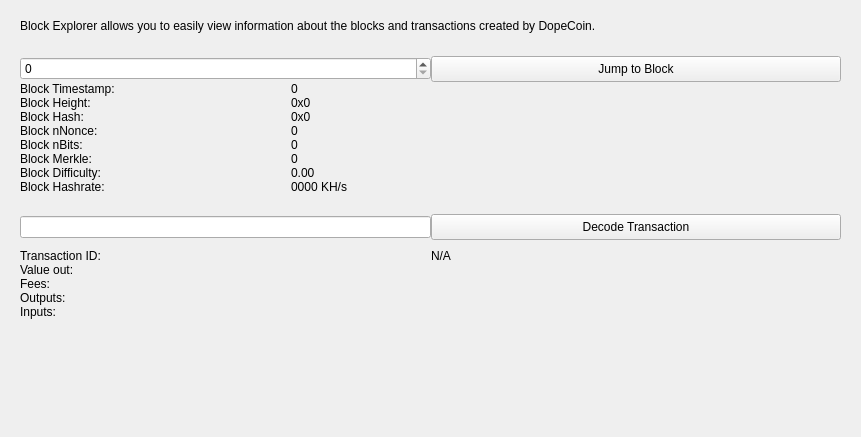
<?xml version="1.0" encoding="UTF-8"?>
<ui version="4.0">
 <class>BlockBrowser</class>
 <widget class="QWidget" name="BlockBrowser">
  <property name="windowModality">
   <enum>Qt::NonModal</enum>
  </property>
  <property name="enabled">
   <bool>true</bool>
  </property>
  <property name="geometry">
   <rect>
    <x>0</x>
    <y>0</y>
    <width>861</width>
    <height>437</height>
   </rect>
  </property>
  <property name="sizePolicy">
   <sizepolicy hsizetype="Expanding" vsizetype="Expanding">
    <horstretch>0</horstretch>
    <verstretch>0</verstretch>
   </sizepolicy>
  </property>
  <property name="acceptDrops">
   <bool>false</bool>
  </property>
  <property name="windowTitle">
   <string>Form</string>
  </property>
  <layout class="QGridLayout" name="gridLayout">
   <item row="0" column="0">
    <widget class="QWidget" name="blockHeaderContainer" native="true">
     <layout class="QHBoxLayout" name="horizontalLayout_4">
      <property name="spacing">
       <number>7</number>
      </property>
      <property name="topMargin">
       <number>5</number>
      </property>
      <property name="bottomMargin">
       <number>5</number>
      </property>
      <item>
       <widget class="QLabel" name="blockHeader">
        <property name="text">
         <string>Block Explorer allows you to easily view information about the blocks and transactions created by DopeCoin.</string>
        </property>
       </widget>
      </item>
      <item>
       <spacer name="horizontalSpacer_2">
        <property name="orientation">
         <enum>Qt::Horizontal</enum>
        </property>
        <property name="sizeHint" stdset="0">
         <size>
          <width>40</width>
          <height>20</height>
         </size>
        </property>
       </spacer>
      </item>
     </layout>
    </widget>
   </item>
   <item row="1" column="0">
    <widget class="QWidget" name="blockContainer" native="true">
     <layout class="QGridLayout" name="gridLayout_6">
      <property name="spacing">
       <number>0</number>
      </property>
      <item row="1" column="0" colspan="2">
       <layout class="QGridLayout" name="bottomgrid">
        <property name="topMargin">
         <number>0</number>
        </property>
        <item row="0" column="0">
         <widget class="QLabel" name="timeLabel">
          <property name="text">
           <string>Block Timestamp:</string>
          </property>
         </widget>
        </item>
        <item row="0" column="1">
         <widget class="QLabel" name="heightLabel">
          <property name="minimumSize">
           <size>
            <width>550</width>
            <height>0</height>
           </size>
          </property>
          <property name="text">
           <string>0</string>
          </property>
          <property name="textInteractionFlags">
            <set>Qt::LinksAccessibleByMouse|Qt::TextSelectableByKeyboard|Qt::TextSelectableByMouse</set>
          </property>
         </widget>
        </item>
        <item row="1" column="0">
         <widget class="QLabel" name="heightLabel_2">
          <property name="text">
           <string>Block Height:</string>
          </property>
         </widget>
        </item>
        <item row="1" column="1">
         <widget class="QLabel" name="hashBox">
          <property name="enabled">
           <bool>true</bool>
          </property>
          <property name="sizePolicy">
           <sizepolicy hsizetype="Preferred" vsizetype="Preferred">
            <horstretch>0</horstretch>
            <verstretch>0</verstretch>
           </sizepolicy>
          </property>
          <property name="minimumSize">
           <size>
            <width>0</width>
            <height>0</height>
           </size>
          </property>
          <property name="text">
           <string>0x0</string>
          </property>
          <property name="textInteractionFlags">
            <set>Qt::LinksAccessibleByMouse|Qt::TextSelectableByKeyboard|Qt::TextSelectableByMouse</set>
          </property>
         </widget>
        </item>
        <item row="2" column="0">
         <widget class="QLabel" name="hashLabel">
          <property name="text">
           <string>Block Hash:</string>
          </property>
         </widget>
        </item>
        <item row="7" column="0">
         <widget class="QLabel" name="pawLabel">
          <property name="text">
           <string>Block Hashrate:</string>
          </property>
         </widget>
        </item>
        <item row="4" column="1">
         <widget class="QLabel" name="bitsBox">
          <property name="text">
           <string>0</string>
          </property>
          <property name="textInteractionFlags">
            <set>Qt::LinksAccessibleByMouse|Qt::TextSelectableByKeyboard|Qt::TextSelectableByMouse</set>
          </property>
         </widget>
        </item>
        <item row="7" column="1">
         <widget class="QLabel" name="pawBox">
          <property name="text">
           <string>0000 KH/s</string>
          </property>
          <property name="textInteractionFlags">
            <set>Qt::LinksAccessibleByMouse|Qt::TextSelectableByKeyboard|Qt::TextSelectableByMouse</set>
          </property>
         </widget>
        </item>
        <item row="3" column="1">
         <widget class="QLabel" name="nonceBox">
          <property name="text">
           <string>0</string>
          </property>
          <property name="textInteractionFlags">
            <set>Qt::LinksAccessibleByMouse|Qt::TextSelectableByKeyboard|Qt::TextSelectableByMouse</set>
          </property>
         </widget>
        </item>
        <item row="5" column="1">
         <widget class="QLabel" name="timeBox">
          <property name="text">
           <string>0</string>
          </property>
          <property name="textInteractionFlags">
            <set>Qt::LinksAccessibleByMouse|Qt::TextSelectableByKeyboard|Qt::TextSelectableByMouse</set>
          </property>
         </widget>
        </item>
        <item row="5" column="0">
         <widget class="QLabel" name="merkleLabel">
          <property name="text">
           <string>Block Merkle:</string>
          </property>
         </widget>
        </item>
        <item row="6" column="0">
         <widget class="QLabel" name="hardLabel">
          <property name="text">
           <string>Block Difficulty:</string>
          </property>
         </widget>
        </item>
        <item row="3" column="0">
         <widget class="QLabel" name="nonceLabel">
          <property name="text">
           <string>Block nNonce:</string>
          </property>
         </widget>
        </item>
        <item row="2" column="1">
         <widget class="QLabel" name="merkleBox">
          <property name="minimumSize">
           <size>
            <width>187</width>
            <height>0</height>
           </size>
          </property>
          <property name="text">
           <string>0x0</string>
          </property>
          <property name="textInteractionFlags">
            <set>Qt::LinksAccessibleByMouse|Qt::TextSelectableByKeyboard|Qt::TextSelectableByMouse</set>
          </property>
         </widget>
        </item>
        <item row="4" column="0">
         <widget class="QLabel" name="bitsLabel">
          <property name="text">
           <string>Block nBits:</string>
          </property>
         </widget>
        </item>
        <item row="6" column="1">
         <widget class="QLabel" name="hardBox">
          <property name="text">
           <string>0.00</string>
          </property>
          <property name="textInteractionFlags">
            <set>Qt::LinksAccessibleByMouse|Qt::TextSelectableByKeyboard|Qt::TextSelectableByMouse</set>
          </property>
         </widget>
        </item>
       </layout>
      </item>
      <item row="0" column="1">
       <widget class="QPushButton" name="blockButton">
        <property name="sizePolicy">
         <sizepolicy hsizetype="Minimum" vsizetype="Minimum">
          <horstretch>0</horstretch>
          <verstretch>0</verstretch>
         </sizepolicy>
        </property>
        <property name="minimumSize">
         <size>
          <width>0</width>
          <height>26</height>
         </size>
        </property>
        <property name="text">
         <string>Jump to Block</string>
        </property>
       </widget>
      </item>
      <item row="3" column="0">
       <widget class="QLineEdit" name="txBox">
        <property name="sizePolicy">
         <sizepolicy hsizetype="Preferred" vsizetype="Fixed">
          <horstretch>0</horstretch>
          <verstretch>0</verstretch>
         </sizepolicy>
        </property>
        <property name="minimumSize">
         <size>
          <width>131</width>
          <height>0</height>
         </size>
        </property>
        <property name="inputMask">
         <string comment="Transaction ID" extracomment="Transaction ID"/>
        </property>
        <property name="placeholderText">
         <string comment="Transaction ID" extracomment="Transaction ID"/>
        </property>
       </widget>
      </item>
      <item row="0" column="0">
       <widget class="QSpinBox" name="heightBox">
        <property name="sizePolicy">
         <sizepolicy hsizetype="Minimum" vsizetype="Fixed">
          <horstretch>0</horstretch>
          <verstretch>0</verstretch>
         </sizepolicy>
        </property>
        <property name="minimumSize">
         <size>
          <width>131</width>
          <height>0</height>
         </size>
        </property>
        <property name="maximum">
         <number>99999999</number>
        </property>
       </widget>
      </item>
      <item row="3" column="1">
       <widget class="QPushButton" name="txButton">
        <property name="sizePolicy">
         <sizepolicy hsizetype="Minimum" vsizetype="Minimum">
          <horstretch>0</horstretch>
          <verstretch>0</verstretch>
         </sizepolicy>
        </property>
        <property name="minimumSize">
         <size>
          <width>0</width>
          <height>26</height>
         </size>
        </property>
        <property name="text">
         <string>Decode Transaction</string>
        </property>
       </widget>
      </item>
      <item row="5" column="0">
       <spacer name="verticalSpacer_2">
        <property name="orientation">
         <enum>Qt::Vertical</enum>
        </property>
        <property name="sizeHint" stdset="0">
         <size>
          <width>20</width>
          <height>40</height>
         </size>
        </property>
       </spacer>
      </item>
      <item row="2" column="0">
       <spacer name="verticalSpacer">
        <property name="orientation">
         <enum>Qt::Vertical</enum>
        </property>
        <property name="sizeType">
         <enum>QSizePolicy::Fixed</enum>
        </property>
        <property name="sizeHint" stdset="0">
         <size>
          <width>20</width>
          <height>20</height>
         </size>
        </property>
       </spacer>
      </item>
      <item row="4" column="0" colspan="2">
       <layout class="QGridLayout" name="topgrid">
        <property name="topMargin">
         <number>9</number>
        </property>
        <property name="bottomMargin">
         <number>9</number>
        </property>
        <item row="0" column="0">
         <widget class="QLabel" name="txLabel">
          <property name="text">
           <string>Transaction ID:</string>
          </property>
         </widget>
        </item>
        <item row="0" column="1">
         <widget class="QLabel" name="txID">
          <property name="text">
           <string>N/A</string>
          </property>
          <property name="textInteractionFlags">
            <set>Qt::LinksAccessibleByMouse|Qt::TextSelectableByKeyboard|Qt::TextSelectableByMouse</set>
          </property>
         </widget>
        </item>
        <item row="1" column="0">
         <widget class="QLabel" name="valueLabel">
          <property name="text">
           <string>Value out:</string>
          </property>
         </widget>
        </item>
        <item row="1" column="1">
         <widget class="QLabel" name="valueBox">
          <property name="text">
           <string/>
          </property>
          <property name="textInteractionFlags">
            <set>Qt::LinksAccessibleByMouse|Qt::TextSelectableByKeyboard|Qt::TextSelectableByMouse</set>
          </property>
         </widget>
        </item>
        <item row="2" column="0">
         <widget class="QLabel" name="feesLabel">
          <property name="text">
           <string>Fees:</string>
          </property>
         </widget>
        </item>
        <item row="4" column="1">
         <widget class="QLabel" name="inputBox">
          <property name="text">
           <string/>
          </property>
          <property name="textInteractionFlags">
            <set>Qt::LinksAccessibleByMouse|Qt::TextSelectableByKeyboard|Qt::TextSelectableByMouse</set>
          </property>
          <property name="alignment">
           <set>Qt::AlignLeading|Qt::AlignLeft|Qt::AlignTop</set>
          </property>
         </widget>
        </item>
        <item row="3" column="1">
         <widget class="QLabel" name="outputBox">
          <property name="text">
           <string/>
          </property>
          <property name="alignment">
           <set>Qt::AlignLeading|Qt::AlignLeft|Qt::AlignTop</set>
          </property>
          <property name="textInteractionFlags">
            <set>Qt::LinksAccessibleByMouse|Qt::TextSelectableByKeyboard|Qt::TextSelectableByMouse</set>
          </property>
         </widget>
        </item>
        <item row="4" column="0">
         <widget class="QLabel" name="inputLabel">
          <property name="text">
           <string>Inputs:</string>
          </property>
          <property name="alignment">
           <set>Qt::AlignLeading|Qt::AlignLeft|Qt::AlignTop</set>
          </property>
         </widget>
        </item>
        <item row="2" column="1">
         <widget class="QLabel" name="feesBox">
          <property name="text">
           <string/>
          </property>
          <property name="textInteractionFlags">
            <set>Qt::LinksAccessibleByMouse|Qt::TextSelectableByKeyboard|Qt::TextSelectableByMouse</set>
          </property>
         </widget>
        </item>
        <item row="3" column="0">
         <widget class="QLabel" name="outputLabel">
          <property name="text">
           <string>Outputs:</string>
          </property>
          <property name="alignment">
           <set>Qt::AlignLeading|Qt::AlignLeft|Qt::AlignTop</set>
          </property>
         </widget>
        </item>
       </layout>
      </item>
     </layout>
     <zorder>txButton</zorder>
     <zorder>heightBox</zorder>
     <zorder>blockButton</zorder>
     <zorder>txBox</zorder>
    </widget>
   </item>
  </layout>
 </widget>
 <resources/>
 <connections/>
</ui>
